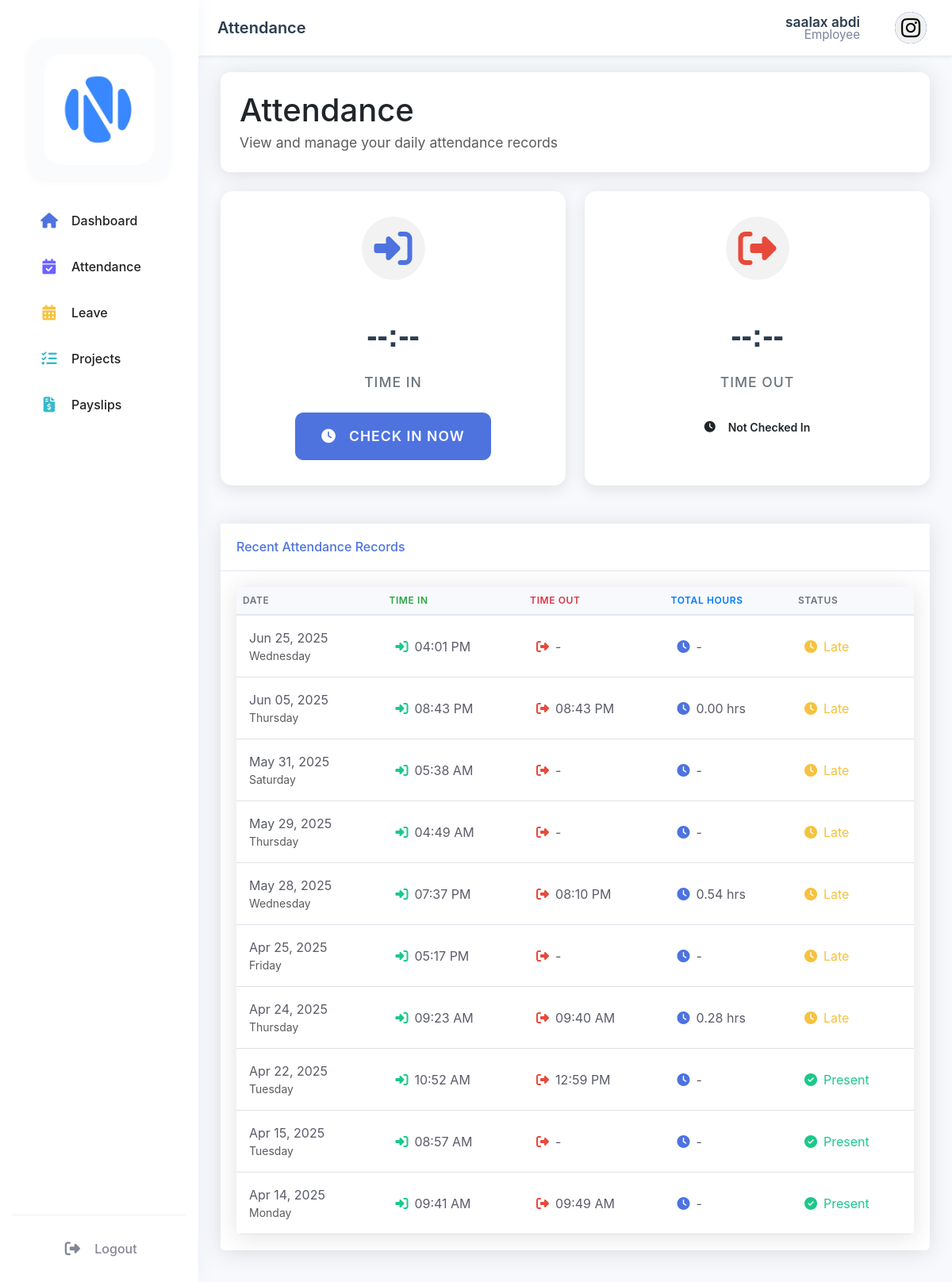
The page /dashboard/employee/attendance.php (signed in) on the database its author committed.
### tables this page shows
CREATE TABLE `employees` (
  `emp_id` int(11) NOT NULL,
  `user_id` int(11) DEFAULT NULL,
  `first_name` varchar(50) NOT NULL,
  `last_name` varchar(50) NOT NULL,
  `dept_id` int(11) DEFAULT NULL,
  `position` varchar(100) DEFAULT NULL,
  `hire_date` date DEFAULT NULL,
  `basic_salary` decimal(10,2) DEFAULT '0.00',
  `salary` decimal(10,2) DEFAULT NULL,
  `phone` varchar(20) DEFAULT NULL,
  `address` text,
  `profile_image` varchar(255) DEFAULT NULL,
  `gender` enum('male','female') NOT NULL DEFAULT 'male'
);

CREATE TABLE `users` (
  `user_id` int(11) NOT NULL,
  `username` varchar(50) NOT NULL,
  `password` varchar(255) NOT NULL,
  `email` varchar(100) NOT NULL,
  `role` enum('admin','hr','manager','employee') NOT NULL,
  `status` enum('active','inactive','on_leave','deleted') DEFAULT 'active',
  `created_at` timestamp NOT NULL DEFAULT CURRENT_TIMESTAMP,
  `last_login` timestamp NULL DEFAULT NULL,
  `reset_token` varchar(64) DEFAULT NULL,
  `reset_token_expires` datetime DEFAULT NULL,
  `reset_code` varchar(6) DEFAULT NULL,
  `reset_code_expires` datetime DEFAULT NULL
);

CREATE TABLE `attendance` (
  `attendance_id` int(11) NOT NULL,
  `emp_id` int(11) DEFAULT NULL,
  `attendance_date` date NOT NULL,
  `time_in` time DEFAULT NULL,
  `time_out` time DEFAULT NULL,
  `status` enum('present','late','absent','half-day') DEFAULT 'present',
  `notes` text,
  `created_at` timestamp NOT NULL DEFAULT CURRENT_TIMESTAMP,
  `total_hours` decimal(4,2) DEFAULT NULL,
  `auto_status` enum('present','late','absent','half-day') DEFAULT NULL,
  `ip_address` varchar(45) DEFAULT NULL,
  `device_info` text
);

### dashboard/employee/attendance.php (the view, shortened to what this page needs)
<?php
require_once '../../config/database.php';
$stmt = $pdo->prepare("
    SELECT e.*, d.dept_name
    FROM employees e
    LEFT JOIN departments d ON e.dept_id = d.dept_id
    WHERE e.user_id = ?
");
$stmt->execute([$_SESSION['user_id']]);
$employee = $stmt->fetch();
$today = date('Y-m-d');
$stmt = $pdo->prepare("
    SELECT * FROM attendance
    WHERE emp_id = ?
    ORDER BY attendance_date DESC
    LIMIT 10
");
$stmt->execute([$employee['emp_id']]);
$attendance_records = $stmt->fetchAll();
$stmt = $pdo->prepare("
    SELECT a.*, e.first_name, e.last_name, e.position, d.dept_name
    FROM attendance a
    JOIN employees e ON a.emp_id = e.emp_id
    JOIN departments d ON e.dept_id = d.dept_id
    WHERE a.emp_id = ? AND a.attendance_date = ?
");
$stmt->execute([$employee['emp_id'], $today]);
$today_attendance = $stmt->fetch();
?>
<!DOCTYPE html>
<html lang="en">
<head>
    <link href="https://cdn.jsdelivr.net/npm/bootstrap@5.3.2/dist/css/bootstrap.min.css" rel="stylesheet">
    <link rel="stylesheet" href="https://cdnjs.cloudflare.com/ajax/libs/font-awesome/6.4.0/css/all.min.css">
    <link rel="stylesheet" href="../../assets/css/dashboard.css">
</head>
<body>
    <div class="wrapper">
        <?php include 'includes/sidebar.php'; ?>
        <div class="main-content">
            <?php include 'includes/topbar.php'; ?>
            <div class="container-fluid">
                <div class="dashboard-header mb-4 d-flex justify-content-between align-items-center">
  <div>
    <h1 class="mb-1">Attendance</h1>
    <div class="text-muted" style="font-size: 1.1rem;">View and manage your daily attendance records</div>
  </div>
</div>
                <div class="row mb-4">
                    <div class="col-lg-6 mb-4">
                        <div class="check-in-out-card">
                            <div class="card-content">
                                <div class="icon-wrapper">
                                    <i class="fas fa-sign-in-alt text-primary fa-3x"></i>
                                </div>
                                <div class="time">
                                    <?php echo $today_attendance ? date('h:i A', strtotime($today_attendance['time_in'])) : '--:--'; ?>
                                </div>
                                <div class="date mb-4">Time In</div>
                                <?php if (!$today_attendance): ?>
                                    <form method="POST">
                                        <button type="submit" name="check_in" class="btn btn-primary btn-lg action-button">
                                            <i class="fas fa-clock me-2"></i>Check In Now
                                        </button>
                                    </form>
                                <?php else: ?>
                                    <div class="status-badge checked-in">
                                        <i class="fas fa-check-circle me-2"></i>Checked In
                                    </div>
                                <?php endif; ?>
                            </div>
                        </div>
                    </div>
                    <div class="col-lg-6 mb-4">
                        <div class="check-in-out-card">
                            <div class="card-content">
                                <div class="icon-wrapper">
                                    <i class="fas fa-sign-out-alt text-danger fa-3x"></i>
                                </div>
                                <div class="time">
                                    <?php echo $today_attendance && $today_attendance['time_out'] ? date('h:i A', strtotime($today_attendance['time_out'])) : '--:--'; ?>
                                </div>
                                <div class="date mb-4">Time Out</div>
                                <?php if ($today_attendance && !$today_attendance['time_out']): ?>
                                    <form method="POST">
                                        <button type="submit" name="check_out" class="btn btn-danger btn-lg action-button">
                                            <i class="fas fa-clock me-2"></i>Check Out Now
                                        </button>
                                    </form>
                                <?php elseif ($today_attendance && $today_attendance['time_out']): ?>
                                    <div class="status-badge checked-out">
                                        <i class="fas fa-check-circle me-2"></i>Checked Out
                                    </div>
                                <?php else: ?>
                                    <div class="status-badge not-checked">
                                        <i class="fas fa-clock me-2"></i>Not Checked In
                                    </div>
                                <?php endif; ?>
                            </div>
                        </div>
                    </div>
                </div>
                <div class="row">
                    <div class="col-lg-12">
                        <div class="attendance-card">
                            <div class="card-header">
                                <h6 class="m-0 font-weight-bold text-primary">Recent Attendance Records</h6>
                            </div>
                            <div class="card-body">
                                <div class="table-responsive">
                                    <table class="table table-hover">
                                        <thead>
                                            <tr>
                                                <th style="color: #6c757d;">Date</th>
                                                <th style="color: #28a745;">Time In</th>
                                                <th style="color: #dc3545;">Time Out</th>
                                                <th style="color: #007bff;">Total Hours</th>
                                                <th style="color: #6c757d;">Status</th>
                                            </tr>
                                        </thead>
                                        <tbody>
                                            <?php foreach ($attendance_records as $record): ?>
                                                <tr>
                                                    <td>
                                                        <div>
                                                            <?php echo date('M d, Y', strtotime($record['attendance_date'])); ?>
                                                            <div class="text-muted small"><?php echo date('l', strtotime($record['attendance_date'])); ?></div>
                                                        </div>
                                                    </td>
                                                    <td>
                                                        <div class="d-flex align-items-center">
                                                            <i class="fas fa-sign-in-alt text-success me-2"></i>
                                                            <?php echo $record['time_in'] ? date('h:i A', strtotime($record['time_in'])) : '-'; ?>
                                                        </div>
                                                    </td>
                                                    <td>
                                                        <div class="d-flex align-items-center">
                                                            <i class="fas fa-sign-out-alt text-danger me-2"></i>
                                                            <?php echo $record['time_out'] ? date('h:i A', strtotime($record['time_out'])) : '-'; ?>
                                                        </div>
                                                    </td>
                                                    <td>
                                                        <div class="d-flex align-items-center">
                                                            <i class="fas fa-clock text-primary me-2"></i>
                                                            <?php echo $record['total_hours'] ? number_format($record['total_hours'], 2) . ' hrs' : '-'; ?>
                                                        </div>
                                                    </td>
                                                    <td>
                                                        <?php
                                                        $statusClass = '';
                                                        switch(strtolower($record['status'])) {
                                                            case 'present':
                                                                $statusClass = 'text-success';
                                                                $icon = 'fa-check-circle';
                                                                break;
                                                            case 'late':
                                                                $statusClass = 'text-warning';
                                                                $icon = 'fa-clock';
                                                                break;
                                                        }
                                                        ?>
                                                        <div class="d-flex align-items-center">
                                                            <i class="fas <?php echo $icon; ?> <?php echo $statusClass; ?> me-2"></i>
                                                            <span class="<?php echo $statusClass; ?>"><?php echo ucfirst($record['status']); ?></span>
                                                        </div>
                                                    </td>
                                                </tr>
                                            <?php endforeach; ?>
                                        </tbody>
                                    </table>
                                </div>
                            </div>
                        </div>
                    </div>
                </div>
            </div>
        </div>
    </div>
</body>
</html>

### dashboard/employee/includes/topbar.php (shortened to what this page needs)
<?php
$stmt = $pdo->prepare("
    SELECT e.*, u.username, u.email, u.role, d.dept_name as department_name
    FROM employees e
    JOIN users u ON e.user_id = u.user_id
    LEFT JOIN departments d ON e.dept_id = d.dept_id
    WHERE e.user_id = ?
");
$stmt->execute([$_SESSION['user_id']]);
$user = $stmt->fetch();
?>
<nav class="topbar">
    <div class="topbar-left">
        <div class="page-title">
            <?php
            $current_page = basename($_SERVER['PHP_SELF'], '.php');
            echo ucfirst($current_page);
            ?>
        </div>
    </div>
    <div class="topbar-right">
        <div class="employee-info" style="display: flex; flex-direction: column; align-items: flex-end; justify-content: center; margin-right: 1.25rem;">
            <span style="font-weight: 600; color: #2c3e50; line-height: 1; font-size: 1.08rem;">
                <?php echo htmlspecialchars($user['first_name'] . ' ' . $user['last_name']); ?>
            </span>
            <span style="font-size: 0.95rem; color: #7b809a; line-height: 1;">
                <?php echo htmlspecialchars(ucfirst($user['role'])); ?>
            </span>
        </div>
        <div class="profile-dropdown">
            <button class="profile-btn" id="profileDropdownBtn" type="button">
                <div class="profile-avatar">
                    <?php if (!empty($user['profile_image'])): ?>
                        <img src="../../uploads/profile_photos/<?php echo htmlspecialchars($user['profile_image']); ?>" alt="Profile" style="width: 40px; height: 40px; object-fit: cover; border-radius: 50%;">
                    <?php else: ?>
                        <i class="fas fa-user-circle"></i>
                    <?php endif; ?>
                </div>
            </button>
        </div>
    </div>
</nav>

### rows shown on the page
employees: first_name+last_name "saalax abdi", user.role "Employee", profile_image (picture)
attendance: attendance_date "Jun 25, 2025", attendance_date "Wednesday", time_in "04:01 PM", status "Late"
attendance: attendance_date "Jun 05, 2025", attendance_date "Thursday", time_in "08:43 PM", time_out "08:43 PM", total_hours "0.00", status "Late"
attendance: attendance_date "May 31, 2025", attendance_date "Saturday", time_in "05:38 AM", status "Late"
attendance: attendance_date "May 29, 2025", attendance_date "Thursday", time_in "04:49 AM", status "Late"
attendance: attendance_date "May 28, 2025", attendance_date "Wednesday", time_in "07:37 PM", time_out "08:10 PM", total_hours "0.54", status "Late"
attendance: attendance_date "Apr 25, 2025", attendance_date "Friday", time_in "05:17 PM", status "Late"
attendance: attendance_date "Apr 24, 2025", attendance_date "Thursday", time_in "09:23 AM", time_out "09:40 AM", total_hours "0.28", status "Late"
attendance: attendance_date "Apr 22, 2025", attendance_date "Tuesday", time_in "10:52 AM", time_out "12:59 PM", status "Present"
attendance: attendance_date "Apr 15, 2025", attendance_date "Tuesday", time_in "08:57 AM", status "Present"
attendance: attendance_date "Apr 14, 2025", attendance_date "Monday", time_in "09:41 AM", time_out "09:49 AM", status "Present"

### other values the page prints
$current_page "Attendance"
